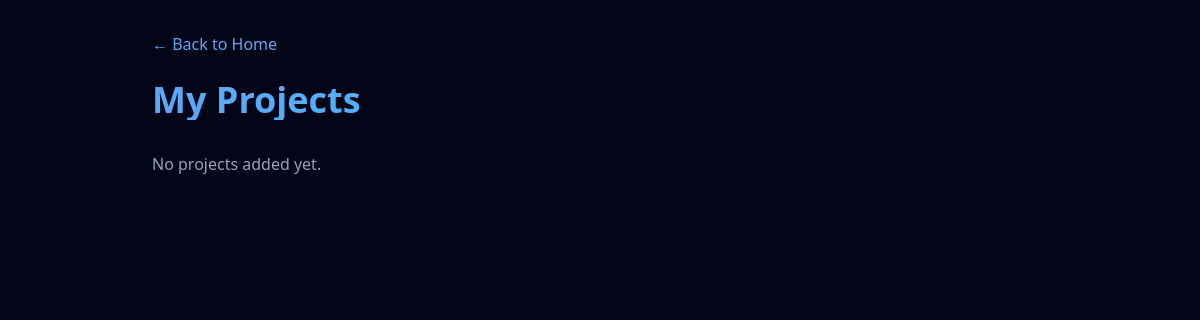
Page /projects/ on the earlier database version.
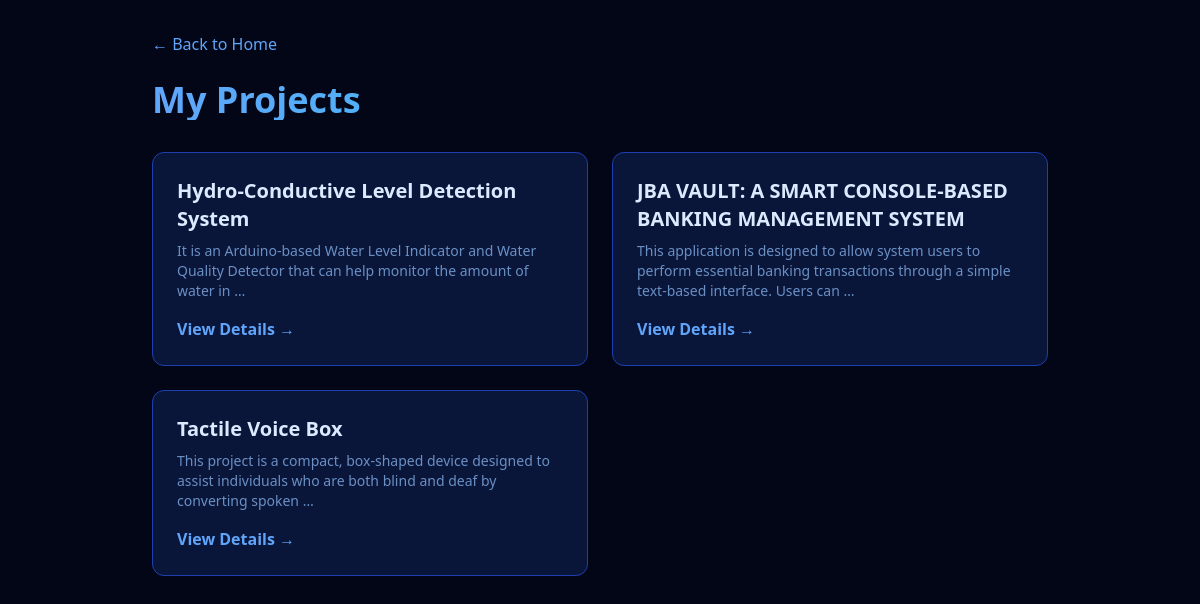
Same page on the later database version.
### main/models.py (models this page shows, shortened)
class Project(models.Model):
    project_name = models.CharField(max_length=200)
    description = models.TextField()
    tech_stack = models.CharField(max_length=200)
    link = models.URLField(blank=True, null=True)

### main/views.py (the view)
# urls.py: path('projects/', views.project_list, name='project_list'),
def project_list(request):
    projects = Project.objects.all()
    return render(request, 'main/project_list.html', {'projects': projects})

### main/templates/main/project_list.html (shortened to what this page needs)
<!DOCTYPE html>
<html lang="en">
<head>
    <script src="https://cdn.tailwindcss.com"></script>
</head>
<body class="bg-slate-950 text-white p-8">
    <div class="max-w-4xl mx-auto">
        <a href="{% url 'home' %}" class="text-blue-400 hover:text-white mb-6 inline-block">&larr; Back to Home</a>
        <h1 class="text-4xl font-bold mb-8 text-transparent bg-clip-text bg-gradient-to-r from-blue-400 to-cyan-400">
        </h1>
        <div class="grid grid-cols-1 md:grid-cols-2 gap-6">
            {% for project in projects %}
            <div class="bg-blue-900/30 p-6 rounded-xl border border-blue-800 hover:border-blue-500 transition">
                <h2 class="text-xl font-bold mb-2 text-blue-100">{{ project.project_name }}</h2>
                <p class="text-blue-300/70 text-sm mb-4">{{ project.description|truncatewords:20 }}</p>
                <a href="{% url 'project_detail' project.pk %}" class="text-blue-400 font-semibold hover:underline">
                    View Details &rarr;
                </a>
            </div>
            {% empty %}
            <p class="text-slate-400">No projects added yet.</p>
            {% endfor %}
        </div>
    </div>
</body>
</html>

Differences in the rows shown:
added Project: project_name "Hydro-Conductive Level Detection System", description "It is an Arduino-based Water Level Indicator and Water Quality Detector that can help monitor the amount of water in …"
added Project: project_name "JBA VAULT: A SMART CONSOLE-BASED BANKING MANAGEMENT SYSTEM", description "This application is designed to allow system users to perform essential banking transactions through a simple text-based interface. Users can …"
added Project: project_name "Tactile Voice Box", description "This project is a compact, box-shaped device designed to assist individuals who are both blind and deaf by converting spoken …"
Other differences:
text no longer shown: "No projects added yet."
